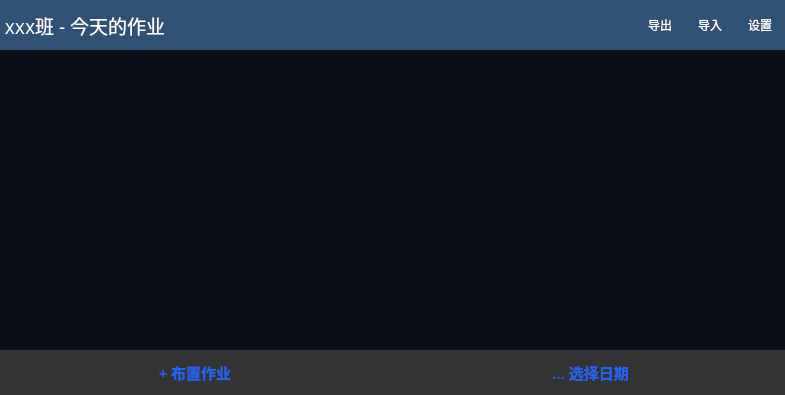
<?xml version="1.0" encoding="UTF-8"?>
<ui version="4.0">
 <class>Form</class>
 <widget class="QWidget" name="Form">
  <property name="geometry">
   <rect>
    <x>0</x>
    <y>0</y>
    <width>785</width>
    <height>395</height>
   </rect>
  </property>
  <property name="windowTitle">
   <string>Form</string>
  </property>
  <property name="styleSheet">
   <string notr="true">background-color: rgba(255, 255, 255, 0);</string>
  </property>
  <layout class="QVBoxLayout" name="verticalLayout">
   <property name="spacing">
    <number>0</number>
   </property>
   <property name="leftMargin">
    <number>0</number>
   </property>
   <property name="topMargin">
    <number>0</number>
   </property>
   <property name="rightMargin">
    <number>0</number>
   </property>
   <property name="bottomMargin">
    <number>0</number>
   </property>
   <item>
    <widget class="QWidget" name="widget" native="true">
     <property name="sizePolicy">
      <sizepolicy hsizetype="Preferred" vsizetype="Maximum">
       <horstretch>0</horstretch>
       <verstretch>0</verstretch>
      </sizepolicy>
     </property>
     <property name="minimumSize">
      <size>
       <width>0</width>
       <height>50</height>
      </size>
     </property>
     <layout class="QHBoxLayout" name="horizontalLayout_3">
      <property name="spacing">
       <number>0</number>
      </property>
      <property name="leftMargin">
       <number>0</number>
      </property>
      <property name="topMargin">
       <number>0</number>
      </property>
      <property name="rightMargin">
       <number>0</number>
      </property>
      <property name="bottomMargin">
       <number>0</number>
      </property>
      <item>
       <widget class="QLabel" name="title_text">
        <property name="sizePolicy">
         <sizepolicy hsizetype="Preferred" vsizetype="Maximum">
          <horstretch>0</horstretch>
          <verstretch>0</verstretch>
         </sizepolicy>
        </property>
        <property name="minimumSize">
         <size>
          <width>0</width>
          <height>50</height>
         </size>
        </property>
        <property name="font">
         <font>
          <family>微软雅黑</family>
          <pointsize>14</pointsize>
          <weight>50</weight>
          <bold>false</bold>
         </font>
        </property>
        <property name="styleSheet">
         <string notr="true">background-color: rgb(49, 81, 116);
border: none;
color:rgb(255,255,255)</string>
        </property>
        <property name="text">
         <string> xxx班 - 今天的作业</string>
        </property>
       </widget>
      </item>
      <item>
       <widget class="QPushButton" name="export_btn">
        <property name="sizePolicy">
         <sizepolicy hsizetype="Maximum" vsizetype="Minimum">
          <horstretch>0</horstretch>
          <verstretch>0</verstretch>
         </sizepolicy>
        </property>
        <property name="minimumSize">
         <size>
          <width>50</width>
          <height>0</height>
         </size>
        </property>
        <property name="cursor">
         <cursorShape>PointingHandCursor</cursorShape>
        </property>
        <property name="styleSheet">
         <string notr="true">background-color: rgb(49, 81, 116);
color: rgb(255, 255, 255);
border:none</string>
        </property>
        <property name="text">
         <string>导出</string>
        </property>
       </widget>
      </item>
      <item>
       <widget class="QPushButton" name="import_btn">
        <property name="sizePolicy">
         <sizepolicy hsizetype="Maximum" vsizetype="Minimum">
          <horstretch>0</horstretch>
          <verstretch>0</verstretch>
         </sizepolicy>
        </property>
        <property name="minimumSize">
         <size>
          <width>50</width>
          <height>0</height>
         </size>
        </property>
        <property name="cursor">
         <cursorShape>PointingHandCursor</cursorShape>
        </property>
        <property name="styleSheet">
         <string notr="true">background-color: rgb(49, 81, 116);
color: rgb(255, 255, 255);
border:none</string>
        </property>
        <property name="text">
         <string>导入</string>
        </property>
       </widget>
      </item>
      <item>
       <widget class="QPushButton" name="setting_btn">
        <property name="sizePolicy">
         <sizepolicy hsizetype="Maximum" vsizetype="Minimum">
          <horstretch>0</horstretch>
          <verstretch>0</verstretch>
         </sizepolicy>
        </property>
        <property name="minimumSize">
         <size>
          <width>50</width>
          <height>0</height>
         </size>
        </property>
        <property name="cursor">
         <cursorShape>PointingHandCursor</cursorShape>
        </property>
        <property name="styleSheet">
         <string notr="true">background-color: rgb(49, 81, 116);
color: rgb(255, 255, 255);
border:none</string>
        </property>
        <property name="text">
         <string>设置</string>
        </property>
       </widget>
      </item>
     </layout>
    </widget>
   </item>
   <item>
    <widget class="QFrame" name="blocksframe">
     <property name="styleSheet">
      <string notr="true">
#blocksframe {
background-color: rgb(11, 15, 24)}</string>
     </property>
     <property name="frameShape">
      <enum>QFrame::NoFrame</enum>
     </property>
     <layout class="QVBoxLayout" name="verticalLayout_2">
      <property name="leftMargin">
       <number>0</number>
      </property>
      <property name="topMargin">
       <number>0</number>
      </property>
      <property name="rightMargin">
       <number>0</number>
      </property>
      <property name="bottomMargin">
       <number>0</number>
      </property>
      <item>
       <layout class="QGridLayout" name="block_grid">
        <property name="leftMargin">
         <number>5</number>
        </property>
        <property name="topMargin">
         <number>5</number>
        </property>
        <property name="rightMargin">
         <number>5</number>
        </property>
        <property name="spacing">
         <number>1</number>
        </property>
       </layout>
      </item>
     </layout>
    </widget>
   </item>
   <item>
    <widget class="QFrame" name="tool_kit_bar">
     <property name="sizePolicy">
      <sizepolicy hsizetype="Preferred" vsizetype="Maximum">
       <horstretch>0</horstretch>
       <verstretch>0</verstretch>
      </sizepolicy>
     </property>
     <property name="minimumSize">
      <size>
       <width>0</width>
       <height>45</height>
      </size>
     </property>
     <property name="styleSheet">
      <string notr="true">background-color: rgb(51, 51, 51);</string>
     </property>
     <property name="frameShape">
      <enum>QFrame::NoFrame</enum>
     </property>
     <layout class="QHBoxLayout" name="horizontalLayout">
      <property name="leftMargin">
       <number>0</number>
      </property>
      <property name="topMargin">
       <number>0</number>
      </property>
      <property name="rightMargin">
       <number>0</number>
      </property>
      <property name="bottomMargin">
       <number>0</number>
      </property>
      <item>
       <widget class="QPushButton" name="add_block_btn">
        <property name="sizePolicy">
         <sizepolicy hsizetype="Minimum" vsizetype="Minimum">
          <horstretch>0</horstretch>
          <verstretch>0</verstretch>
         </sizepolicy>
        </property>
        <property name="font">
         <font>
          <family>微软雅黑</family>
          <pointsize>11</pointsize>
          <weight>75</weight>
          <bold>true</bold>
         </font>
        </property>
        <property name="cursor">
         <cursorShape>PointingHandCursor</cursorShape>
        </property>
        <property name="styleSheet">
         <string notr="true">#add_block_btn{
background-color: rgba(255, 255, 255, 0);
color: #2563eb;
border:none
}
#add_block_btn:hover{
background-color: rgba(54, 55, 56, 255);
color: rgb(0, 170, 255);
border:none
}</string>
        </property>
        <property name="text">
         <string>+ 布置作业</string>
        </property>
       </widget>
      </item>
      <item>
       <widget class="QPushButton" name="choose_date_btn">
        <property name="sizePolicy">
         <sizepolicy hsizetype="Minimum" vsizetype="Minimum">
          <horstretch>0</horstretch>
          <verstretch>0</verstretch>
         </sizepolicy>
        </property>
        <property name="font">
         <font>
          <family>微软雅黑</family>
          <pointsize>11</pointsize>
          <weight>75</weight>
          <bold>true</bold>
         </font>
        </property>
        <property name="cursor">
         <cursorShape>PointingHandCursor</cursorShape>
        </property>
        <property name="styleSheet">
         <string notr="true">#choose_date_btn{
background-color: rgba(255, 255, 255, 0);
color: #2563eb;
border:none
}
#choose_date_btn:hover{
background-color: rgba(54, 55, 56, 255);
color: rgb(0, 170, 255);
border:none
}</string>
        </property>
        <property name="text">
         <string>… 选择日期</string>
        </property>
       </widget>
      </item>
     </layout>
    </widget>
   </item>
  </layout>
 </widget>
 <resources/>
 <connections/>
</ui>
